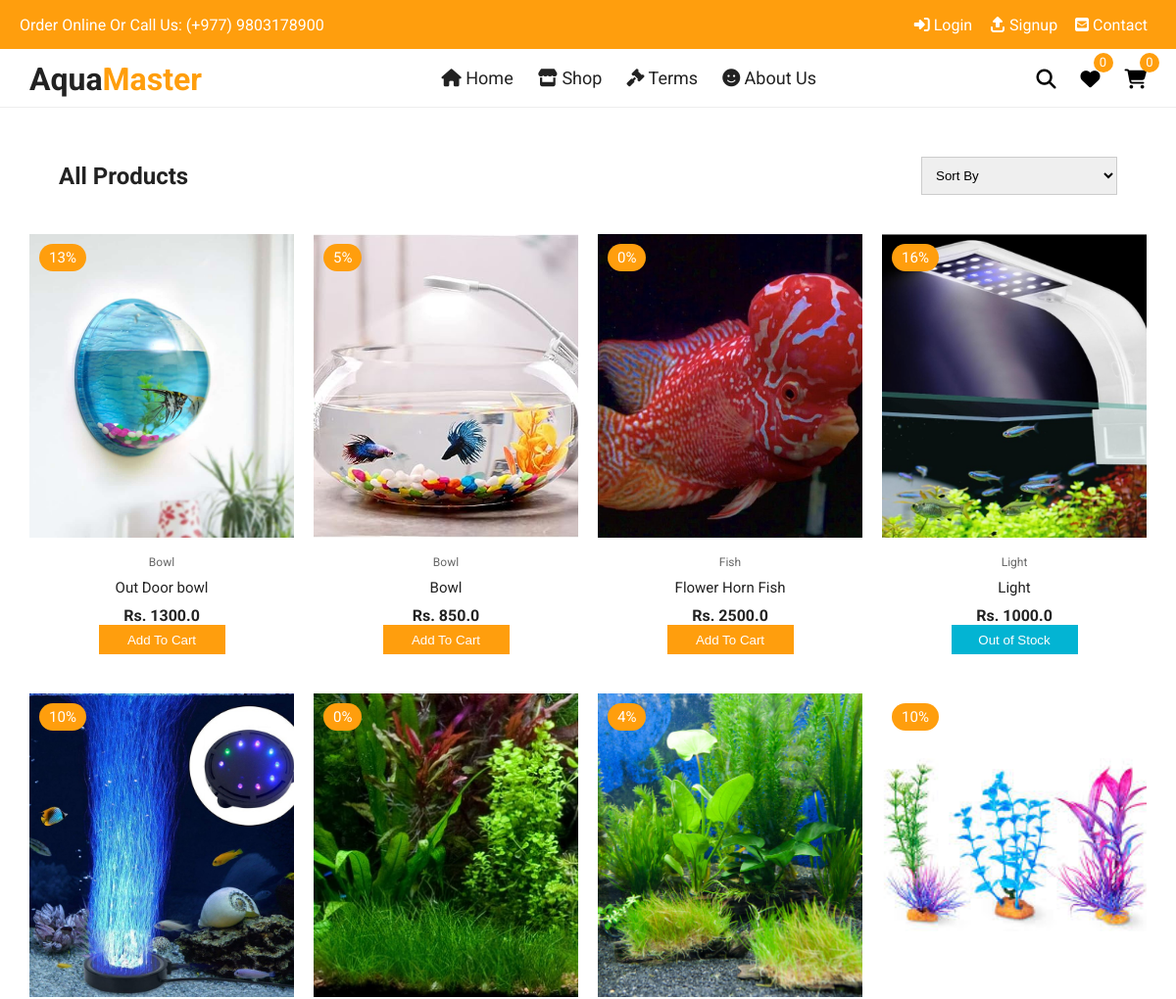
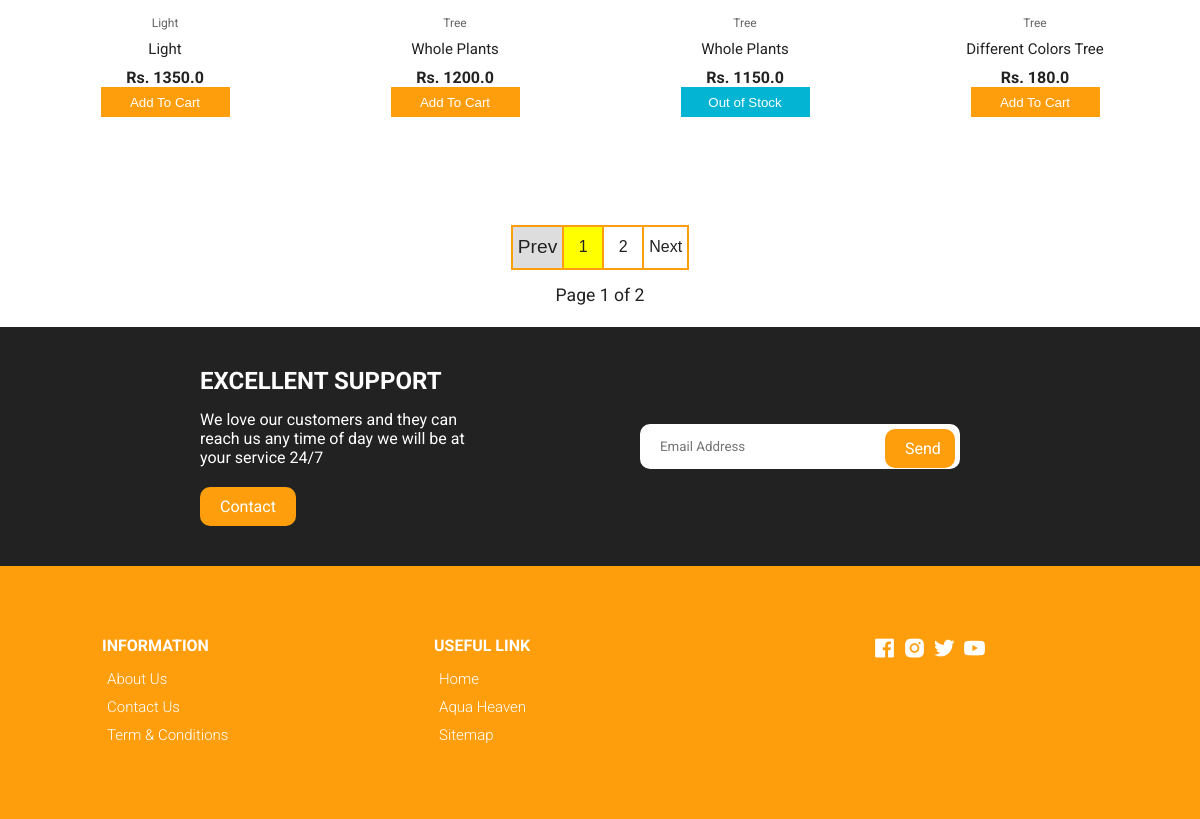
Screenshot of /products/ with the database file from the repository (2 pictures, top to bottom).
### home/models.py (models this page shows, shortened)
class Product(models.Model):
    id = models.AutoField(primary_key=True)
    name = models.CharField(max_length=200)
    desc = models.TextField()
    category = models.ForeignKey(Category, on_delete=models.CASCADE)
    weight = models.CharField(max_length=100)
    marked_price = models.FloatField()
    selling_price = models.FloatField()
    available_quantity = models.PositiveIntegerField(default=0) #Remove this default option in the final project
    photo = models.ImageField(upload_to='products/')
    return_policy = models.CharField(max_length=255)
    slug = models.SlugField()
    tags = models.CharField(max_length=300, default='')
    modified_date = models.DateField(auto_now=True)
    users_wishlist = models.ManyToManyField(User, blank=True, related_name='user_wishlist')
    @property
    def discount_percent(self):
        discount = (self.marked_price - self.selling_price)/self.marked_price
        return str(floor(discount * 100))

class Category(models.Model):
    id = models.AutoField(primary_key=True)
    title = models.CharField(max_length=200)
    slug = models.SlugField()

### home/views.py (the view)
# urls.py: path('products/', productlist, name='products'),
def productlist(request):
    sort = request.GET.get('sort', 1)
    sortint = int(sort)
    if sortint == 1:
        allprod = Product.objects.all().order_by('-id')
    elif sortint == 2:
        allprod = Product.objects.all().order_by('selling_price')
    elif sortint == 3:
        allprod = Product.objects.all().order_by('-selling_price')
    else:
        allprod = Product.objects.all().order_by('-id')
    paginator = Paginator(allprod, 8)
    page_number = request.GET.get('page', 1)
    page_obj = paginator.get_page(page_number)
    total_pages = page_obj.paginator.num_pages
    pages = []
    pp = int(page_number) - 2
    p = int(page_number) - 1
    pn = int(page_number)
    n = int(page_number) + 1
    nn = int(page_number) + 2
    set1 = {pp, p, pn, n, nn}
    for i in range(total_pages):
        i+=1
        pages.append(i)
    set2 = set(pages)
    set3 = set1.intersection(set2)
    pagelist = list(set3)
    if request.user.is_authenticated:
        products = Product.objects.filter(users_wishlist=request.user)
        wishlistcount = products.count()
        cartprod = MyCart.objects.filter(user=request.user)
        cartprodcount = cartprod.count()
    else:
        wishlistcount = ''
        cartprodcount = ''
    context = {
        'allprod':page_obj,
        'pagelist':pagelist,
        'currentpage':pn,
        'sortint':sortint,
        'wishlistcount': wishlistcount,
        'cartprodcount': cartprodcount,
    }
    return render(request, 'home/productlist.html', context)

### templates/home/productlist.html (shortened to what this page needs)
{% extends 'base.html' %}
{% load static %}
{% block maincontent %}
<section class="section all-products" id="products">
    <div class="top container">
      <h1>All Products</h1>
      <form action="{% url 'products' %}" method="GET" class="sortform">
        <select name='sort'>
          <option value="1">Sort By</option>
        </select>
      </form>
    </div>
    <div class="product-center">
        {% for pro in allprod %}
        <div class="product-item">
            <div class="overlay">
                <a href="{% url 'productdetail' pro.id %}" class="product-thumb">
                    <img src="{{ pro.photo.url }}" alt="" />
                </a>
                <span class="discount">{{pro.discount_percent}}%</span>
            </div>
            <div class="product-info">
                <span>{{ pro.category.title}}</span>
                <a href="{% url 'productdetail' pro.id %}">{{ pro.name }}</a>
                <h4>Rs. {{ pro.selling_price }}</h4>
                {% if pro.available_quantity > 0 %}
                    <div class="cartbutton">
                    {% if user.is_authenticated %}
                        <button data-id="{{pro.id}}" data-url="{% url 'add_to_cart' %}" class="initialbutton ib{{pro.id}}">Add To Cart</button>
                        <button data-id="{{pro.id}}" data-url="{% url 'remove_from_cart' %}" class="minusbutton mb{{pro.id}}">-</button>
                        <span data-id="{{pro.id}}"class="buttontext bt{{pro.id}}"></span>
                        <button data-id="{{pro.id}}" data-url="{% url 'add_to_cart' %}" class="plusbutton pb{{pro.id}}">+</button>
                        {% else %}
                        <button class="initialbutton show-message-popup">Add To Cart</button>
                        {% endif %}
                    </div>
                {% else %}
                    <div class="cartbutton">
                        <button class="initialbuttondisabled" style="cursor: not-allowed;background: rgb(3, 180, 211);">Out of Stock</button>
                    </div>
                {% endif %}
            </div>
            <ul class="icons">
                <a href="{% url 'productdetail' pro.id %}"><li> Quick View</li></a>
            </ul>
        </div>
        {% endfor %}
    </div>
  </section>
  <section class="paginatorcontainer">
    <div class="paginatorwrapper">
        {% if allprod.has_previous %}
            <button><a href="?page={{allprod.previous_page_number}}">Previous</a></button>
        {% else %}
            <button disabled>Prev</button>
        {% endif %}
        {% for page in pagelist %}
        <button><a href="?page={{page}}" class='page{{page}}'>{{page}}</a></button>
        {% endfor %}
        {% if allprod.has_next %}
            <button><a href="?page={{allprod.next_page_number}}">Next</a></button>
        {% else %}
        <button disabled>Next</button>
        {% endif %}
    </div>
    <div class="paginatordetail">
    <span>Page {{ allprod.number }} of {{ allprod.paginator.num_pages }}</span>
    </div>
</section>
{% endblock maincontent %}

### templates/base.html (shortened to what this page needs)
{% load static %}
{% load cache %}
<!DOCTYPE html>
<html lang="en">
  <head>
    <link rel="stylesheet" href="https://cdnjs.cloudflare.com/ajax/libs/Glide.js/3.4.1/css/glide.core.css">
    <link rel="stylesheet" href="https://cdnjs.cloudflare.com/ajax/libs/Glide.js/3.4.1/css/glide.theme.css">
    <link rel="stylesheet" href="{% static 'css/owl.carousel.min.css' %}">
    <link
    href="https://unpkg.com/boxicons@2.0.7/css/boxicons.min.css"
    rel="stylesheet"
    />
      <link rel="stylesheet" href="{% static 'css/styles.css' %}" />
  </head>
  <body>
      <div class="top-nav">
        <div class="d-flex" style="margin: 0 2rem">
          <p>Order Online Or Call Us: (+977) 9803178900</p>
          <ul class="d-flex">
            {% if user.is_anonymous %}
            <li style="padding: 0 4px;"><a href="{% url 'login' %}"><i class="fas fa-sign-in-alt"></i> Login</a></li>
            <li style="padding: 0 4px;"><a href="{% url 'signup' %}"><i class="fas fa-sign-out-alt" style="transform: rotate(-90deg);"></i> Signup</a></li>
            {% else %}
            <li style="padding: 0 4px;"><a href="{% url 'profile' user.id %}">{% if user.first_name%}{{user.first_name}}{% else %}{{user.username}}{% endif %}</a></li>
            {% endif %}
            <li style="padding: 0 4px;"><a href="{% url 'contact' %}"><i class="fas fa-envelope-square"></i> Contact</a></li>
          </ul>
        </div>
      </div>
      <div class="navigation">
        <div class="nav-center d-flex">
        <a href="/" class="logo"><h1>Aqua<span style="color: #ff9e0d;">Master</span></h1></a>
          <ul class="nav-list d-flex" style="overflow-y: auto;">
            <li class="nav-item">
              <a href="{% url 'home' %}" class="nav-link"><i class="fas fa-home"></i> Home</a>
            </li>
            <li class="nav-item">
              <a href="{% url 'products' %}" class="nav-link"><i class="fas fa-store"></i> Shop </a>
            </li>
            <li class="nav-item">
            <a href="{% url 'terms' %}" class="nav-link"><i class="fas fa-gavel"></i> Terms</a>
            </li>
            <li class="nav-item">
              <a href="{% url 'about' %}" class="nav-link"><i class="fas fa-smile"></i> About Us</a>
            </li>
          </ul>
          <div class="icons d-flex" style="margin-right: 20px;">
            <div class="icon">
              <i class="fas fa-search search-icon"></i>
            </div>
            {% if user.is_authenticated %}
            {% if wishlistcount %}
            <a href="{% url 'wishlist' %}" class="icon">
              <i class="fas fa-heart"></i>
              <span class="d-flex wishlistcounter">{{wishlistcount}}</span>
            </a>
            {% elif wishlistcount == 0 %}
            <a href="{% url 'wishlist' %}" class="icon">
              <i class="fas fa-heart"></i>
              <span class="d-flex wishlistcounter">0</span>
            </a>
            {% else %}
            <a href="{% url 'wishlist' %}" class="icon">
              <i class="fas fa-heart"></i>
            </a>
            {% endif %}
            {% else %}
            <a href="{% url 'wishlist' %}" class="icon">
              <i class="fas fa-heart"></i>
              <span class="d-flex wishlistcounter">0</span>
            </a>
            {% endif %}
            {% if user.is_authenticated %}
            {% if cartprodcount > 0 %}
            <a href="{% url 'cart' %}" class="icon">
              <i class="fas fa-shopping-cart"></i>
              <span class="d-flex cartproductcount">{{cartprodcount}}</span>
            </a>
            {% elif cartprodcount == 0 %}
            <a href="{% url 'cart' %}" class="icon">
              <i class="fas fa-shopping-cart"></i>
              <span class="d-flex cartproductcount">0</span>
            </a>
            {% else %}
            <a href="{% url 'cart' %}" class="icon">
              <i class="fas fa-shopping-cart"></i>
            </a>
            {% endif %}
            {% else %}
            <a href="{% url 'cart' %}" class="icon">
              <i class="fas fa-shopping-cart"></i>
              <span class="d-flex">0</span>
            </a>
            {% endif %}
          </div>
        </div>
      </div>
    {% block maincontent %}
    {% endblock maincontent %}
    <section class="section contact">
      <div class="row">
        <div class="col">
          <h2>EXCELLENT SUPPORT</h2>
          <p>We love our customers and they can reach us any time
          of day we will be at your service 24/7</p>
          <a href="{% url 'contact' %}" class="btn btn-1">Contact</a>
        </div>
        <div class="col">
          <form action="{% url 'subscription_email' %}" method="post">
            <div>
              <input type="email" placeholder="Email Address" name='email' required>
              <input type="submit" value="Send">
            </div>
          </form>
        </div>
      </div>
    </section>
    <footer class="footer">
      <div class="row">
        <div class="col d-flex">
          <h4>INFORMATION</h4>
          <a href="{% url 'about' %}">About Us</a>
          <a href="{% url 'contact' %}">Contact Us</a>
          <a href="{% url 'terms' %}">Term & Conditions</a>
        </div>
        <div class="col d-flex">
          <h4>USEFUL LINK</h4>
          <a href="{% url 'home' %}">Home</a>
          <a href="{% url 'products' %}">Aqua Heaven</a>
          <a href="{% url 'django.contrib.sitemaps.views.sitemap' %}">Sitemap</a>
        </div>
        <div class="col d-flex">
          <span><i class='bx bxl-facebook-square'></i></span>
          <span><i class='bx bxl-instagram-alt' ></i></span>
          <span><i class='bx bxl-twitter' ></i></span>
          <span><i class='bx bxl-youtube' ></i></span>
        </div>
      </div>
    </footer>
  </body>
</html>

### templates/base.html (style rules this page uses)
input:read-only { background: #efe; }

### rows the page displays
Product: photo (picture), discount_percent "13", category "Bowl", name "Out Door bowl", selling_price "1300.0", available_quantity "Add To Cart"
Product: photo (picture), discount_percent "5", category "Bowl", name "Bowl", selling_price "850.0", available_quantity "Add To Cart"
Product: photo (picture), discount_percent "0", category "Fish", name "Flower Horn Fish", selling_price "2500.0", available_quantity "Add To Cart"
Product: photo (picture), discount_percent "16", category "Light", name "Light", selling_price "1000.0", available_quantity "Out of Stock"
Product: photo (picture), discount_percent "10", category "Light", name "Light", selling_price "1350.0", available_quantity "Add To Cart"
Product: photo (picture), discount_percent "0", category "Tree", name "Whole Plants", selling_price "1200.0", available_quantity "Add To Cart"
Product: photo (picture), discount_percent "4", category "Tree", name "Whole Plants", selling_price "1150.0", available_quantity "Out of Stock"
Product: photo (picture), discount_percent "10", category "Tree", name "Different Colors Tree", selling_price "180.0", available_quantity "Add To Cart"

### other values shown
{{ page }} "1" "2"
{{ allprod.number }} "1"
{{ allprod.paginator.num_pages }} "2"
